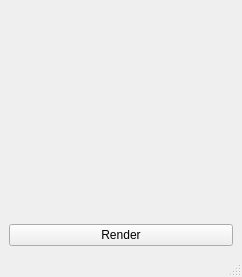
<?xml version="1.0" encoding="UTF-8"?>
<ui version="4.0">
 <class>qt_main</class>
 <widget class="QMainWindow" name="qt_main">
  <property name="geometry">
   <rect>
    <x>0</x>
    <y>0</y>
    <width>242</width>
    <height>277</height>
   </rect>
  </property>
  <property name="windowTitle">
   <string>MainWindow</string>
  </property>
  <widget class="QWidget" name="centralwidget">
   <layout class="QVBoxLayout" name="verticalLayout">
    <item>
     <widget class="CGLWidget" name="GLWidget" native="true"/>
    </item>
    <item>
     <widget class="QPushButton" name="btnRender">
      <property name="text">
       <string>Render</string>
      </property>
     </widget>
    </item>
   </layout>
  </widget>
  <widget class="QMenuBar" name="menubar">
   <property name="geometry">
    <rect>
     <x>0</x>
     <y>0</y>
     <width>242</width>
     <height>25</height>
    </rect>
   </property>
  </widget>
  <widget class="QStatusBar" name="statusbar"/>
 </widget>
 <customwidgets>
  <customwidget>
   <class>CGLWidget</class>
   <extends>QWidget</extends>
   <header>CGLWidget.h</header>
   <container>1</container>
  </customwidget>
 </customwidgets>
 <resources/>
 <connections/>
</ui>
